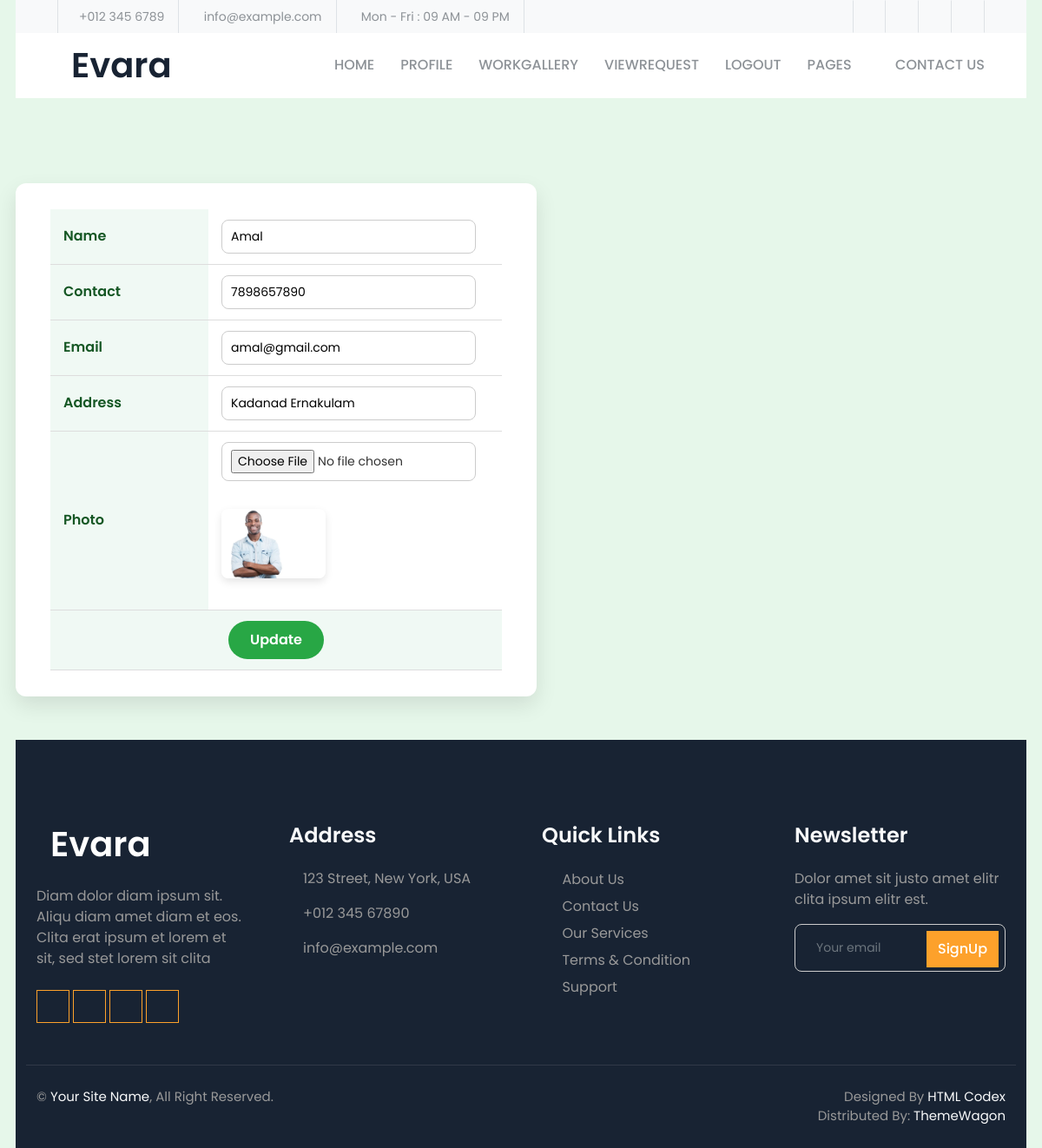
The app's page /Serviceprovider/Serviceprovidereditprofile/ (signed in) with its own data.
### Guest/models.py (models this page shows)
class tbl_serviceprovider(models.Model):
    serviceprovider_name=models.CharField(max_length=50)
    serviceprovider_email=models.CharField(max_length=30)
    serviceprovider_contact=models.CharField(max_length=15)
    serviceprovider_address=models.CharField(max_length=15)
    serviceprovider_photo=models.FileField(upload_to='Assets/SellerDocs/')
    serviceprovider_idproof=models.FileField(upload_to='Assets/SellerDocs/')
    serviceprovider_certificate=models.FileField(upload_to='Assets/SellerDocs/')
    place=models.ForeignKey(tbl_place,on_delete=models.CASCADE)
    serviceprovidertype=models.ForeignKey(tbl_serviceprovidertype,on_delete=models.CASCADE)
    serviceprovider_password=models.CharField(max_length=30)
    serviceprovider_status=models.IntegerField(default=0)
    serviceprovider_doj=models.DateField(auto_now_add=True)

### Serviceprovider/views.py (the view)
# urls.py: path('Serviceprovidereditprofile/',views.Serviceprovidereditprofile,name="Serviceprovidereditprofile"),
@cache_control(no_cache=True, must_revalidate=True, no_store=True)
def Serviceprovidereditprofile(request):
    providerdata=tbl_serviceprovider.objects.get(id=request.session['seid'])
    if request.method=="POST":
        name=request.POST.get('txt_name')
        email=request.POST.get('txt_email')
        contact=request.POST.get('txt_contact')
        address=request.POST.get('txt_address')
        photo=request.FILES.get('txt_photo')
        providerdata.serviceprovider_name=name
        providerdata.serviceprovider_email=email
        providerdata.serviceprovider_contact=contact
        providerdata.serviceprovider_address=address
        if photo:
            providerdata.serviceprovider_photo_photo = photo
        providerdata.save()
        return render(request,"Serviceprovider/Serviceprovidereditprofile.html",{'msg':'Updated'})
    else:
        return render(request,"Serviceprovider/Serviceprovidereditprofile.html",{'providerdata':providerdata})

### Serviceprovider/Templates/Serviceprovider/Serviceprovidereditprofile.html (shortened to what this page needs)
{% extends 'Serviceprovider/shead.html' %}
{% block content %}
{% load static %}
<!DOCTYPE html>
<html lang="en">
<head>
</head>
<body>
    <form action="" method="post" enctype="multipart/form-data">
        <table>
            <tr>
                <td>Name</td>
                <td><input type="text" name="txt_name" value="{{providerdata.serviceprovider_name}}"></td>
            </tr>
            <tr>
                <td>Contact</td>
                <td><input type="text" name="txt_contact" value="{{providerdata.serviceprovider_contact}}"></td>
            </tr>
            <tr>
                <td>Email</td>
                <td><input type="text" name="txt_email" value="{{providerdata.serviceprovider_email}}"></td>
            </tr>
            <tr>
                <td>Address</td>
                <td><input type="text" name="txt_address" value="{{providerdata.serviceprovider_address}}"></td>
            </tr>
            <tr>
                <td>Photo</td>
                <td>
                    <input type="file" name="txt_photo">
                    <br><br>
                    {% if providerdata.serviceprovider_photo %}
                    <img src="{{ providerdata.serviceprovider_photo.url }}" width="120"><br><br>
                    {% else %}
                    No photo uploaded
                    {% endif %}
                </td>
            </tr>
            <tr>
                <td colspan="2" align="center">
                    <input type="submit" value="Update">
                </td>
            </tr>
        </table>
    </form>
</body>
</html>
{% endblock content %}

### Guest/static/Main/css/style.css (style rules this page uses)
:root { --primary: #FDA12B; --secondary: #8D9297; --light: #F8F9FA; --dark: #182333; }

### Serviceprovider/Templates/Serviceprovider/Serviceprovidereditprofile.html (style rules this page uses)
body { font-family: 'Poppins', 'Roboto', sans-serif; background-color: #e6f7ea; margin: 0; padding: 0; display: flex; justify-content: center; align-items: flex-start; min-height: 100vh; }
form { background-color: #ffffff; padding: 30px 40px; margin: 50px 0; border-radius: 12px; box-shadow: 0 10px 25px rgba(0, 0, 0, 0.1); width: 100%; max-width: 600px; }
table { width: 100%; border-collapse: collapse; }
table tr { border-bottom: 1px solid #ddd; }
table td { padding: 12px 15px; vertical-align: middle; }
table td:first-child { font-weight: 600; color: #155724; width: 35%; background-color: #f0f9f4; }
table td:last-child { color: #333; }
input[type="text"], input[type="file"] { width: 95%; padding: 8px 10px; border: 1px solid #ccc; border-radius: 8px; font-size: 14px; transition: border 0.3s; }
input[type="submit"] { background-color: #28a745; color: white; padding: 10px 25px; border: none; border-radius: 25px; font-size: 16px; font-weight: 600; cursor: pointer; transition: background 0.3s; }
img { border-radius: 8px; box-shadow: 0 4px 10px rgba(0, 0, 0, 0.1); margin-top: 8px; }

### records on screen
tbl_serviceprovider: txt_name "Amal", txt_contact "7898657890", txt_email "amal@gmail.com", txt_address "Kadanad Ernakulam", serviceprovider_photo (picture)
